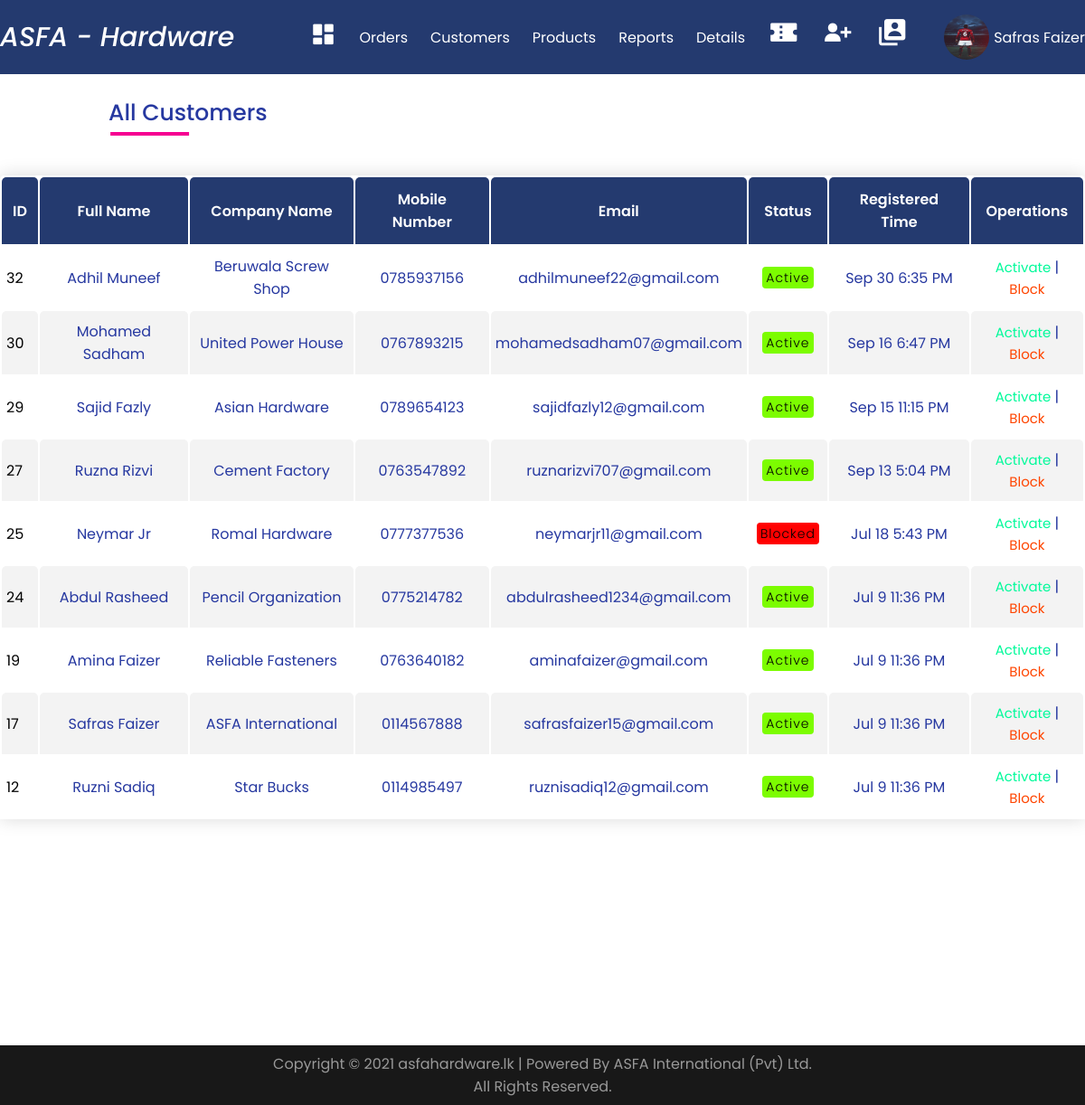
Page /Admin/Customers.php (signed in) on the committed database.
### tables this page shows
CREATE TABLE `customer` (
  `customer_id` int(11) NOT NULL,
  `name` text NOT NULL,
  `mobile_number` char(100) NOT NULL,
  `email` varchar(55) NOT NULL,
  `company` varchar(40) NOT NULL,
  `address` varchar(500) NOT NULL,
  `address2` varchar(400) NOT NULL,
  `city` varchar(70) NOT NULL,
  `zipcode` int(60) NOT NULL,
  `password` varchar(55) NOT NULL,
  `status` varchar(100) NOT NULL,
  `Registered_Time` datetime NOT NULL DEFAULT current_timestamp()
);

### Admin/Customers.php (the view, shortened to what this page needs)
<?php
include_once("Includes/connect.php");
?>
<html>
<head>
<?php include 'Includes/Navigation2.php'; ?>
<link rel="stylesheet" href="https://cdn.jsdelivr.net/npm/@fortawesome/fontawesome-free@5.15.3/css/fontawesome.min.css">
<link rel="stylesheet" href="./css/Style.css" />
</head>
<body>
<div class="head">
          <h1>All Customers</h1>
<div class="container-md cart">
<table>
           <thead>
               <tr>
                   <th>ID</th>
                   <th>Full Name</th>
                   <th>Company Name</th>
                   <th>Mobile Number</th>
                   <th>Email</th>
                   <th>Status</th>
                   <th>Registered Time</th>
                   <th>Operations</th>
               </tr>
           </thead>
           <tbody>
           <?php
    $sql = "SELECT * FROM customer ORDER BY `customer`.`customer_id` DESC";
    $result = mysqli_query($conn, $sql);
    if (mysqli_num_rows($result) > 0) {
        while($row = mysqli_fetch_assoc($result)) {
            ?>
         <tr>
            <td style="color:black;"><?php echo $row["customer_id"] ?></td>
            <td><?php echo $row["name"] ?></td>
            <td><?php echo $row["company"] ?></td>
            <td><?php echo $row["mobile_number"] ?></td>
            <td><?php echo $row["email"] ?></td>
            <td>
                <span class="status"><?php if($row["status"] == 'Active'){?>
                <span style="background:#7CFC00; border-radius: 4px; padding: 2px 4px;"><?php echo $row["status"] ?></span><?php } ?>
                <?php if($row["status"] == 'Blocked'){?>
                <span style="background:#FF0000;  border-radius: 4px; padding: 2px 4px;"><?php echo $row["status"] ?></span><?php } ?>
            </td>
            <td><?php echo date('M j g:i A', strtotime($row["Registered_Time"]));?></td>
            <td><a style="color: #00FA9A;" href='Activate_Customers.php?id=<?php echo $row["customer_id"] ?>'>Activate</a>
            | <a href='Block_Customers.php?id=<?php echo $row["customer_id"] ?>'>Block</a></td>
        </tr>
               <?php
        }
      } else {
        echo "0 results";
      }
?>
           </tbody>
       </table>
    </div>
    </div>
    <br>
    <br>
    <br>
    <br>
<?php include 'Includes/Footer.php'; ?>
</body>
</html>

### Admin/Includes/Navigation2.php (shortened to what this page needs)
<?php
include_once("Includes/connect.php");
?>
<!DOCTYPE html>
<html lang="en">
<head>
  <link rel="stylesheet" href="https://cdn.jsdelivr.net/npm/boxicons@latest/css/boxicons.min.css" />
  <link rel="stylesheet" href="../Admin/CSS/Style.css" />
</head>
<body>
      <nav class="nav">
        <div class="navigation container">
          <div class="logo">
            <h1>ASFA - Hardware</h1>
          </div>
          <div class="menu">
            <ul class="nav-list">
            <li class="nav-item">
                <a href="Dashboard.php" class="nav-link icon"><i class='bx bxs-dashboard'></i></a>
              </li>
              <li class="nav-item">
                <a href="Orders.php" class="nav-link">Orders</a>
              </li>
              <li class="nav-item">
                <a href="Customers.php" class="nav-link">Customers</a>
              </li>
              <li class="nav-item">
                <a href="Products.php" class="nav-link">Products</a>
              </li>
              <li class="nav-item">
                <a href="Reports.php" class="nav-link">Reports</a>
              </li>
              <li class="nav-item">
                <a href="Delivery_Details.php" class="nav-link">Details</a>
              </li>
              <li class="nav-item">
                <a href="Coupon.php" class="nav-link icon"><i style="font-size:3.5rem;" class='bx bxs-coupon'></i></a>
              </li>
              <li class="nav-item">
                <a href="Create_Accounts.php" class="nav-link icon"><i style="font-size:3.5rem;" class='bx bxs-user-plus'></i></a>
              </li>
              <li class="nav-item">
                <a href="Admin_Profile.php" class="nav-link icon"><i style="font-size:3.5rem;" class='bx bxs-user-account'></i></a>
              </li>
              <li class="nav-item">
                <a href="#" class="nav-link"></a>
              </li>
              <li class="nav-item">
              <?php
              $a_id = $_SESSION['adminid'];
              $sql = "SELECT * FROM admin where admin_id='$a_id'";
              $result = mysqli_query($conn, $sql);
              while($row = mysqli_fetch_assoc($result)) {
              ?>
              <img src="../Admin/<?php echo  $row['admin_image'] ?>" alt="" class="avatar">
              <?php } ?>
              </li>
              <div class="right">
              <ul>
              <li>
              <span class="nav-link"><?php echo $_SESSION['admin'];?></span>
            </ul>
          </div>
        </div>
      </nav>
</body>
</html>

### Admin/CSS/Style.css (style rules this page uses)
*, *::before, *::after { margin: 0; padding: 0; box-sizing: inherit; }
html { box-sizing: border-box; font-size: 62.5%; }
body { font-family: 'Poppins', sans-serif; font-size: 1.6rem; font-weight: 400; background-color: #fff; color: #2638a0; position: relative; z-index: 1; }
h1,h2,h3,h4 { font-weight: 500; }
a { color: inherit; text-decoration: none; }
img { max-width: 100%; }
li { list-style-type: none; }
.container { max-width: 120rem; margin: 0 auto; }
.container-md { max-width: 135rem; margin: 0 auto; }
.nav { padding: 1.6rem 0; background-color: #243a6f; color: #ffffff; }
.navigation { display: flex; align-items: center; justify-content: space-between; }
.logo h1 { font-size: 3rem; font-style: italic; }
.nav-list { display: flex; align-items: center; }
.nav-item:not(:last-child) { margin-right: 0.5rem; }
.nav-link:link, .nav-link:visited { padding: 0.8rem 1rem; transition: all 300ms ease-in-out; }
.nav-link.icon { font-size: 3rem; }
.right ul li { position: relative; }
.avatar { vertical-align: middle; width: 50px; height: 50px; border-radius: 50%; }
.status { position: relative; padding: 2px 4px; color: rgb(0, 0, 0); border-radius: 4px; font-size: 14px; font-weight: 300; letter-spacing: 1px; }
.head h1 { font-size: 2.5rem; display: inline-block; position: relative; z-index: 0; margin-left: 10%; margin-top: 2%; }
.head h1::after { content: ""; position: absolute; left: 26%; bottom: -20%; transform: translate(-50%, -50%); background-color: #f60091; width: 50%; height: 0.4rem; z-index: 1; }
.cart { margin: 50px auto; border-radius: 5px 5px 0 0; border-color: #243a6f; box-shadow: 0 0 20px rgba(0, 0, 0, 0.15); }
.cart table { width: 100%; border-radius: 5px 5px 0 0; }
.cart th { text-align: center; padding: 1.2rem; color: #fff; background-color: #243a6f; font-weight: 600; font-size: 1.6rem; border-radius: 5px 5px 0 0; }
.cart td { padding: 1rem 0.5rem; border-radius: 5px 5px 0 0; border-color: #243a6f; text-align: center; }
.cart td a { color: orangered; font-size: 1.5rem; }
.cart td:first-child, .cart th:first-child { text-align: left; }
.cart tbody tr { border-bottom: 1px solid #dddddd; }
.cart tbody tr:nth-of-type(even) { background-color: #f3f3f3; }

### rows in the picture
customer: customer_id "32", name "Adhil Muneef", company "Beruwala Screw Shop", mobile_number "0785937156", email "adhilmuneef22@gmail.com", status "Active", Registered_Time "Sep 30 6:35 PM"
customer: customer_id "30", name "Mohamed Sadham", company "United Power House", mobile_number "0767893215", email "mohamedsadham07@gmail.com", status "Active", Registered_Time "Sep 16 6:47 PM"
customer: customer_id "29", name "Sajid Fazly", company "Asian Hardware", mobile_number "0789654123", email "sajidfazly12@gmail.com", status "Active", Registered_Time "Sep 15 11:15 PM"
customer: customer_id "27", name "Ruzna Rizvi", company "Cement Factory", mobile_number "0763547892", email "ruznarizvi707@gmail.com", status "Active", Registered_Time "Sep 13 5:04 PM"
customer: customer_id "25", name "Neymar Jr", company "Romal Hardware", mobile_number "0777377536", email "neymarjr11@gmail.com", status "Blocked", Registered_Time "Jul 18 5:43 PM"
customer: customer_id "24", name "Abdul Rasheed", company "Pencil Organization", mobile_number "0775214782", email "abdulrasheed1234@gmail.com", status "Active", Registered_Time "Jul 9 11:36 PM"
customer: customer_id "19", name "Amina Faizer", company "Reliable Fasteners", mobile_number "0763640182", email "aminafaizer@gmail.com", status "Active", Registered_Time "Jul 9 11:36 PM"
customer: customer_id "17", name "Safras Faizer", company "ASFA International", mobile_number "0114567888", email "safrasfaizer15@gmail.com", status "Active", Registered_Time "Jul 9 11:36 PM"
customer: customer_id "12", name "Ruzni Sadiq", company "Star Bucks", mobile_number "0114985497", email "ruznisadiq12@gmail.com", status "Active", Registered_Time "Jul 9 11:36 PM"

### other values in the picture
$_SESSION['admin'] "Safras Faizer"
